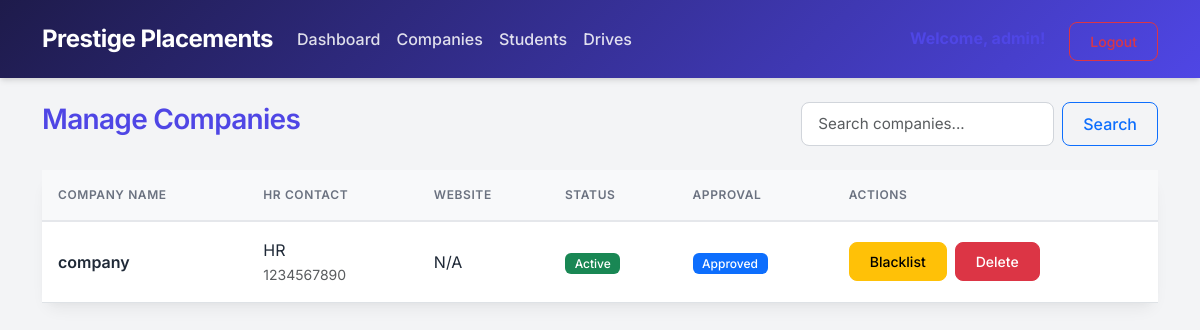
The app's page /admin/companies (signed in) with its own data.
### models.py (models this page shows)
class CompanyProfile(db.Model):
    id = db.Column(db.Integer, primary_key=True)
    user_id = db.Column(db.Integer, db.ForeignKey('user.id'), nullable=False)
    company_name = db.Column(db.String(150), nullable=False)
    hr_contact_name = db.Column(db.String(150), nullable=False)
    hr_contact_phone = db.Column(db.String(20), nullable=False)
    website = db.Column(db.String(255), nullable=True)
    drives = db.relationship('PlacementDrive', backref='company', cascade="all, delete-orphan")

### routes/admin.py (the view)
@admin_bp.route('/companies')
@login_required
@admin_required
def companies():
    search = request.args.get('search', '')
    if search:
        companies_list = CompanyProfile.query.filter(CompanyProfile.company_name.ilike(f'%{search}%')).all()
    else:
        companies_list = CompanyProfile.query.all()
    return render_template('admin/companies.html', companies=companies_list)

### routes/admin.py (called while the page is built)
def admin_required(f):
    @wraps(f)
    def decorated_function(*args, **kwargs):
        if not current_user.is_authenticated or current_user.role != 'admin':
            flash('You do not have permission to access that page.', 'danger')
            return redirect(url_for('index'))
        return f(*args, **kwargs)
    return decorated_function

### templates/admin/companies.html (shortened to what this page needs)
{% extends 'base.html' %}
{% block content %}
<div class="d-flex justify-content-between align-items-center mb-4">
    <h3 class="text-primary font-weight-bold">Manage Companies</h3>
    <form class="d-flex" method="GET" action="{{ url_for('admin.companies') }}">
        <input class="form-control me-2" type="search" placeholder="Search companies..." name="search" value="{{ request.args.get('search', '') }}">
        <button class="btn btn-outline-primary" type="submit">Search</button>
    </form>
</div>
<div class="card shadow-sm">
    <div class="table-responsive">
        <table class="table table-hover mb-0 align-middle">
            <thead class="table-light">
                <tr>
                    <th>Company Name</th>
                    <th>HR Contact</th>
                    <th>Website</th>
                    <th>Status</th>
                    <th>Approval</th>
                    <th>Actions</th>
                </tr>
            </thead>
            <tbody>
                {% for company in companies %}
                <tr>
                    <td class="fw-semibold">{{ company.company_name }}</td>
                    <td>{{ company.hr_contact_name }}<br><small class="text-muted">{{ company.hr_contact_phone }}</small></td>
                    <td>{% if company.website %}<a href="{{ company.website }}" target="_blank">Link</a>{% else %}N/A{% endif %}</td>
                    <td>
                        {% if company.user.is_active %}
                            <span class="badge bg-success">Active</span>
                        {% else %}
                            <span class="badge bg-danger">Blacklisted</span>
                        {% endif %}
                    </td>
                    <td>
                        {% if not company.user.is_approved %}
                            <form method="POST" action="{{ url_for('admin.approve_company', user_id=company.user_id) }}">
                                <button type="submit" class="btn btn-sm btn-success">Approve</button>
                            </form>
                        {% else %}
                            <span class="badge bg-primary">Approved</span>
                        {% endif %}
                    </td>
                    <td>
                        <div class="d-flex gap-2">
                            <form method="POST" action="{{ url_for('admin.toggle_company_status', user_id=company.user_id) }}">
                                {% if company.user.is_active %}
                                    <button type="submit" class="btn btn-sm btn-warning">Blacklist</button>
                                {% else %}
                                    <button type="submit" class="btn btn-sm btn-success">Activate</button>
                                {% endif %}
                            </form>
                            <form method="POST" action="{{ url_for('admin.delete_company', user_id=company.user_id) }}">
                                <button type="submit" class="btn btn-sm btn-danger" onclick="return confirm('Are you sure you want to completely delete this company?');">Delete</button>
                            </form>
                        </div>
                    </td>
                </tr>
                {% else %}
                <tr><td colspan="6" class="text-center py-4">No companies found.</td></tr>
                {% endfor %}
            </tbody>
        </table>
    </div>
</div>
{% endblock %}

### static/css/style.css (style rules this page uses)
:root { --primary-color: #4F46E5; --primary-hover: #4338CA; --secondary-color: #10B981; --bg-color: #F3F4F6; --card-bg: #FFFFFF; --text-main: #1F2937; --text-muted: #6B7280; }
body { font-family: 'Inter', sans-serif; background-color: var(--bg-color); color: var(--text-main); -webkit-font-smoothing: antialiased; }
.card { border: none; border-radius: 16px; box-shadow: 0 10px 15px -3px rgba(0, 0, 0, 0.05), 0 4px 6px -2px rgba(0, 0, 0, 0.025) !important; background-color: var(--card-bg); transition: transform 0.2s ease, box-shadow 0.2s ease; }
h1, h2, h3, h4, h5, h6 { font-weight: 600; letter-spacing: -0.025em; color: var(--text-main); }
.text-primary { color: var(--primary-color) !important; }
.btn { border-radius: 8px; font-weight: 500; padding: 0.5rem 1.25rem; transition: all 0.2s; }
.table { margin-bottom: 0; }
.table th { font-weight: 600; text-transform: uppercase; font-size: 0.75rem; letter-spacing: 0.05em; color: var(--text-muted); border-bottom: 2px solid #E5E7EB; padding: 1rem; }
.table td { padding: 1rem; vertical-align: middle; color: var(--text-main); }
.form-control, .form-select { border-radius: 8px; border: 1px solid #D1D5DB; padding: 0.6rem 1rem; font-size: 0.95rem; transition: border-color 0.15s ease-in-out, box-shadow 0.15s ease-in-out; }
.badge { padding: 0.4em 0.8em; font-weight: 500; border-radius: 6px; }

### records on screen
CompanyProfile: company_name "company", hr_contact_name "HR", hr_contact_phone "1234567890", website "N/A"
